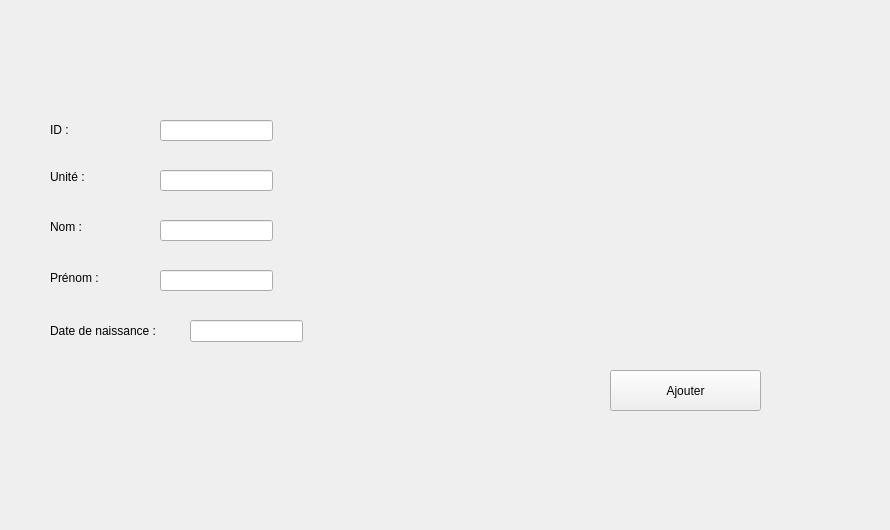
          <widget class="QWidget" name="tab_11">
           <attribute name="icon">
            <iconset>
             <normaloff>app.png</normaloff>app.png</iconset>
           </attribute>
           <attribute name="title">
            <string>Ajouter </string>
           </attribute>
           <widget class="QLabel" name="label_13">
            <property name="geometry">
             <rect>
              <x>50</x>
              <y>120</y>
              <width>41</width>
              <height>20</height>
             </rect>
            </property>
            <property name="text">
             <string>ID : </string>
            </property>
           </widget>
           <widget class="QLabel" name="label_14">
            <property name="geometry">
             <rect>
              <x>50</x>
              <y>220</y>
              <width>47</width>
              <height>14</height>
             </rect>
            </property>
            <property name="text">
             <string>Nom :</string>
            </property>
           </widget>
           <widget class="QLabel" name="label_15">
            <property name="geometry">
             <rect>
              <x>50</x>
              <y>270</y>
              <width>71</width>
              <height>16</height>
             </rect>
            </property>
            <property name="text">
             <string>Prénom :</string>
            </property>
           </widget>
           <widget class="QLabel" name="label_16">
            <property name="geometry">
             <rect>
              <x>50</x>
              <y>170</y>
              <width>47</width>
              <height>14</height>
             </rect>
            </property>
            <property name="text">
             <string>Unité :</string>
            </property>
           </widget>
           <widget class="QLabel" name="label_17">
            <property name="geometry">
             <rect>
              <x>50</x>
              <y>310</y>
              <width>141</width>
              <height>41</height>
             </rect>
            </property>
            <property name="text">
             <string>Date de naissance :</string>
            </property>
           </widget>
           <widget class="QLineEdit" name="le_IDD_2">
            <property name="geometry">
             <rect>
              <x>160</x>
              <y>120</y>
              <width>113</width>
              <height>21</height>
             </rect>
            </property>
           </widget>
           <widget class="QLineEdit" name="le_unitee_3">
            <property name="geometry">
             <rect>
              <x>160</x>
              <y>170</y>
              <width>113</width>
              <height>21</height>
             </rect>
            </property>
           </widget>
           <widget class="QLineEdit" name="le_nom_2">
            <property name="geometry">
             <rect>
              <x>160</x>
              <y>220</y>
              <width>113</width>
              <height>21</height>
             </rect>
            </property>
           </widget>
           <widget class="QLineEdit" name="le_prenomm_3">
            <property name="geometry">
             <rect>
              <x>160</x>
              <y>270</y>
              <width>113</width>
              <height>21</height>
             </rect>
            </property>
           </widget>
           <widget class="QPushButton" name="pushButton_18">
            <property name="geometry">
             <rect>
              <x>610</x>
              <y>370</y>
              <width>151</width>
              <height>41</height>
             </rect>
            </property>
            <property name="text">
             <string>Ajouter</string>
            </property>
            <property name="icon">
             <iconset>
              <normaloff>app.png</normaloff>app.png</iconset>
            </property>
           </widget>
           <widget class="QLabel" name="label_66">
            <property name="geometry">
             <rect>
              <x>-30</x>
              <y>0</y>
              <width>881</width>
              <height>521</height>
             </rect>
            </property>
            <property name="text">
             <string/>
            </property>
            <property name="pixmap">
             <pixmap>../fond-texture-grunge-abstrait-bleu-marine_145345-4.jpg</pixmap>
            </property>
            <property name="scaledContents">
             <bool>true</bool>
            </property>
           </widget>
           <widget class="QLineEdit" name="la_datt_2">
            <property name="geometry">
             <rect>
              <x>190</x>
              <y>320</y>
              <width>113</width>
              <height>22</height>
             </rect>
            </property>
           </widget>
          </widget>
